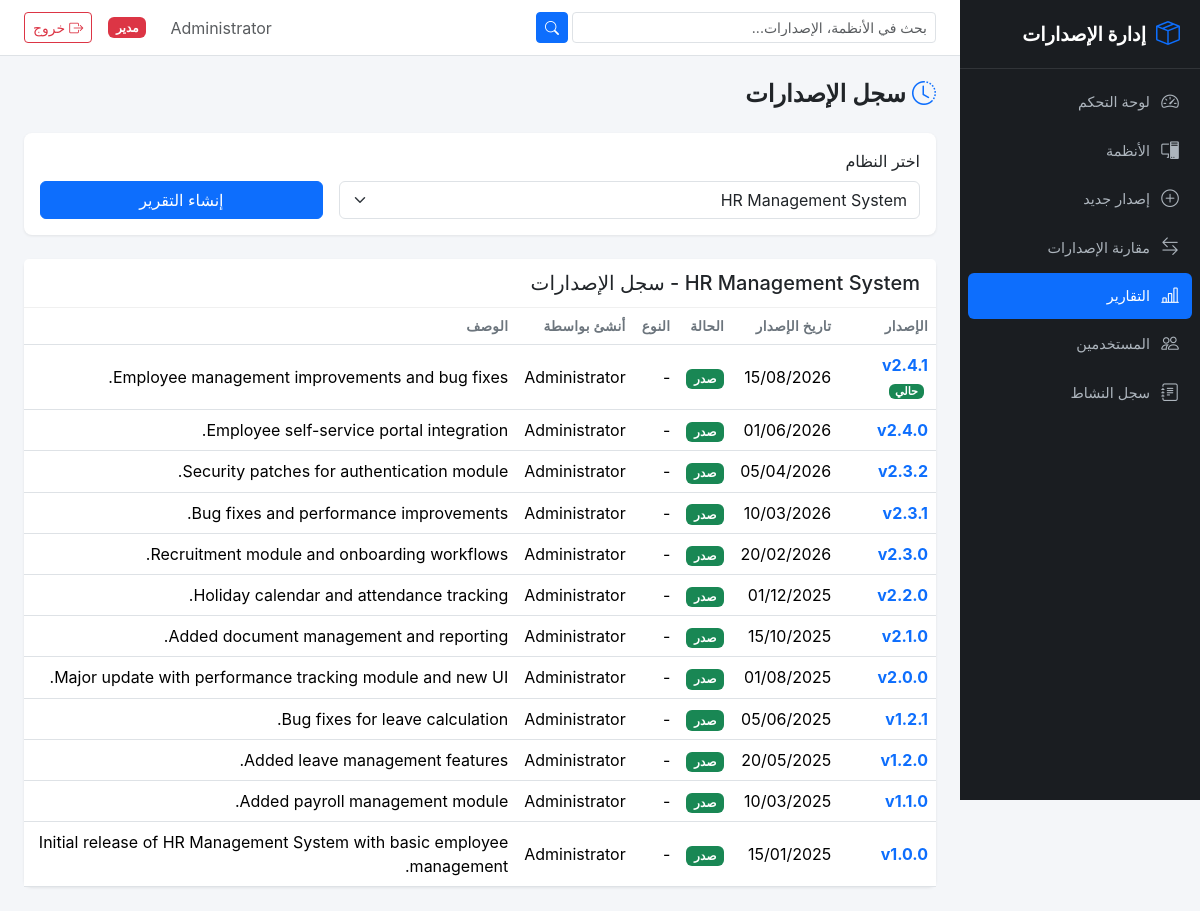
/reports/version-history?system_id=1 (signed in), run on the app's committed database.
### app/models/user.py (models this page shows, shortened)
class User(UserMixin, db.Model):
    __tablename__ = 'users'
    id = db.Column(db.Integer, primary_key=True)
    username = db.Column(db.String(80), unique=True, nullable=False, index=True)
    email = db.Column(db.String(120), unique=True, nullable=False)
    password_hash = db.Column(db.String(256), nullable=False)
    full_name = db.Column(db.String(150), nullable=False)
    role = db.Column(db.String(20), nullable=False, default='user')
    is_active = db.Column(db.Boolean, default=True, nullable=False)
    created_at = db.Column(db.DateTime, default=lambda: datetime.now(timezone.utc))
    updated_at = db.Column(db.DateTime, default=lambda: datetime.now(timezone.utc),
                           onupdate=lambda: datetime.now(timezone.utc))
    @property
    def is_admin(self):
        return self.role == 'admin'

### app/models/version.py (models this page shows, shortened)
class Version(db.Model):
    __tablename__ = 'versions'
    id = db.Column(db.Integer, primary_key=True)
    system_id = db.Column(db.Integer, db.ForeignKey('systems.id'), nullable=False, index=True)
    version_number = db.Column(db.String(50), nullable=False)
    major = db.Column(db.Integer, nullable=False, default=0)
    minor = db.Column(db.Integer, nullable=False, default=0)
    patch = db.Column(db.Integer, nullable=False, default=0)
    version_type = db.Column(db.String(20), nullable=True)
    status = db.Column(db.String(20), nullable=False, default='Draft')
    release_date = db.Column(db.Date, nullable=True)
    description = db.Column(db.Text, nullable=True)
    notes = db.Column(db.Text, nullable=True)
    responsible_person = db.Column(db.String(150), nullable=True)
    created_by = db.Column(db.Integer, db.ForeignKey('users.id'), nullable=True)
    created_at = db.Column(db.DateTime, default=lambda: datetime.now(timezone.utc))
    updated_at = db.Column(db.DateTime, default=lambda: datetime.now(timezone.utc),
                           onupdate=lambda: datetime.now(timezone.utc))
    changes = db.relationship('VersionChange', backref='version', lazy='dynamic',
                              order_by='VersionChange.id')
    attachments = db.relationship('Attachment', backref='version', lazy='dynamic')
    creator = db.relationship('User', backref='created_versions', foreign_keys=[created_by])
    __table_args__ = (
        db.UniqueConstraint('system_id', 'version_number', name='uq_system_version'),
    )
    @property
    def is_current(self):
        if self.status != 'Released':
            return False
        from app.models.system import System
        system = System.query.get(self.system_id)
        if not system:
            return False
        cv = system.current_version
        return cv is not None and cv.id == self.id

### app/routes/reports.py (the view)
@reports_bp.route('/version-history', methods=['GET', 'POST'])
@login_required
def version_history():
    systems = System.query.order_by(System.name).all()
    data = None
    selected_system_id = None
    if request.method == 'POST':
        selected_system_id = request.form.get('system_id', type=int)
    else:
        selected_system_id = request.args.get('system_id', type=int)
    if selected_system_id:
        data = ReportService.version_history_report(selected_system_id)
    return render_template('reports/version_history.html',
                           systems=systems,
                           data=data,
                           selected_system_id=selected_system_id)

### app/models/system.py (called while the page is built)
    @property
    def current_version(self):
        from app.models.version import Version
        return self.versions.filter_by(status='Released').order_by(
            Version.release_date.desc(), Version.id.desc()
        ).first()

### app/services/report_service.py (called while the page is built)
    @staticmethod
    def version_history_report(system_id):
        system = System.query.get(system_id)
        if not system:
            return None
        versions = system.versions.order_by(Version.release_date.desc().nullslast(),
                                            Version.created_at.desc()).all()
        return {
            'system': system,
            'versions': versions,
        }

### app/templates/reports/version_history.html (shortened to what this page needs)
{% extends "base.html" %}
{% block content %}
<div class="page-header">
    <h1><i class="bi bi-clock-history"></i> سجل الإصدارات</h1>
</div>
<div class="card mb-4">
    <div class="card-body">
        <form method="POST" action="{{ url_for('reports.version_history') }}" class="row g-3 align-items-end">
            <div class="col-md-8">
                <label for="system_id" class="form-label">اختر النظام</label>
                <select class="form-select" id="system_id" name="system_id" required>
                    {% for sys in systems %}
                    <option value="{{ sys.id }}" {% if selected_system_id == sys.id %}selected{% endif %}>{{ sys.name }}</option>
                    {% endfor %}
                </select>
            </div>
            <div class="col-md-4">
                <button type="submit" class="btn btn-primary w-100">إنشاء التقرير</button>
            </div>
        </form>
    </div>
</div>
{% if data %}
<div class="card">
    <div class="card-header">
        <h5 class="mb-0">{{ data.system.name }} - سجل الإصدارات</h5>
    </div>
    <div class="card-body p-0">
        <div class="table-responsive">
            <table class="table table-hover mb-0">
                <thead>
                    <tr>
                        <th>الإصدار</th>
                        <th>تاريخ الإصدار</th>
                        <th>الحالة</th>
                        <th>النوع</th>
                        <th>أنشئ بواسطة</th>
                        <th>الوصف</th>
                    </tr>
                </thead>
                <tbody>
                    {% for version in data.versions %}
                    <tr>
                        <td>
                            <a href="{{ url_for('versions.details', version_id=version.id) }}" class="fw-bold text-decoration-none">
                                v{{ version.version_number }}
                            </a>
                            {% if version.is_current %}
                                <span class="badge current-badge ms-1">حالي</span>
                            {% endif %}
                        </td>
                        <td>{{ version.release_date.strftime('%d/%m/%Y') if version.release_date else '-' }}</td>
                        <td>
                            <span class="badge bg-{{ 'success' if version.status == 'Released' else 'warning' if version.status == 'Draft' else 'secondary' }}">
                                {{ 'صدر' if version.status == 'Released' else 'مسودة' if version.status == 'Draft' else 'مؤرشف' }}
                            </span>
                        </td>
                        <td>{{ 'رئيسي' if version.version_type == 'Major' else 'فرعي' if version.version_type == 'Minor' else 'تصحيح' if version.version_type == 'Patch' else '-' }}</td>
                        <td>{{ version.creator.full_name if version.creator else '-' }}</td>
                        <td>{{ (version.description or '-')[:80] }}{% if version.description and version.description|length > 80 %}...{% endif %}</td>
                    </tr>
                    {% endfor %}
                </tbody>
            </table>
        </div>
    </div>
</div>
{% endif %}
{% endblock %}

### app/templates/base.html (shortened to what this page needs)
<!DOCTYPE html>
<html lang="ar" dir="rtl">
<head>
    <link href="https://cdn.jsdelivr.net/npm/bootstrap@5.3.3/dist/css/bootstrap.rtl.min.css" rel="stylesheet">
    <link href="https://cdn.jsdelivr.net/npm/bootstrap-icons@1.11.3/font/bootstrap-icons.min.css" rel="stylesheet">
    <link href="{{ url_for('static', filename='css/style.css') }}" rel="stylesheet">
</head>
<body>
    {% if current_user.is_authenticated %}
    <div class="d-flex">
        <nav class="sidebar" id="sidebar">
            <div class="sidebar-brand">
                <i class="bi bi-box-seam"></i>
                <span>إدارة الإصدارات</span>
            </div>
            <ul class="sidebar-nav">
                <li class="nav-item">
                    <a href="{{ url_for('dashboard.index') }}" class="nav-link {% if request.endpoint == 'dashboard.index' %}active{% endif %}">
                        <i class="bi bi-speedometer2"></i><span>لوحة التحكم</span>
                    </a>
                </li>
                <li class="nav-item">
                    <a href="{{ url_for('systems.index') }}" class="nav-link {% if 'systems' in request.endpoint %}active{% endif %}">
                        <i class="bi bi-pc-display"></i><span>الأنظمة</span>
                    </a>
                </li>
                <li class="nav-item">
                    <a href="{{ url_for('versions.create') }}" class="nav-link {% if request.endpoint == 'versions.create' %}active{% endif %}">
                        <i class="bi bi-plus-circle"></i><span>إصدار جديد</span>
                    </a>
                </li>
                <li class="nav-item">
                    <a href="{{ url_for('versions.compare') }}" class="nav-link {% if request.endpoint == 'versions.compare' %}active{% endif %}">
                        <i class="bi bi-arrow-left-right"></i><span>مقارنة الإصدارات</span>
                    </a>
                </li>
                <li class="nav-item">
                    <a href="{{ url_for('reports.index') }}" class="nav-link {% if 'reports' in request.endpoint %}active{% endif %}">
                        <i class="bi bi-bar-chart-line"></i><span>التقارير</span>
                    </a>
                </li>
                {% if current_user.is_admin %}
                <li class="nav-item">
                    <a href="{{ url_for('users.index') }}" class="nav-link {% if 'users' in request.endpoint %}active{% endif %}">
                        <i class="bi bi-people"></i><span>المستخدمين</span>
                    </a>
                </li>
                <li class="nav-item">
                    <a href="{{ url_for('audit.index') }}" class="nav-link {% if 'audit' in request.endpoint %}active{% endif %}">
                        <i class="bi bi-journal-text"></i><span>سجل النشاط</span>
                    </a>
                </li>
                {% endif %}
            </ul>
        </nav>
        <div class="main-content">
            <nav class="topbar">
                <form class="topbar-search d-none d-md-flex" action="{{ url_for('systems.index') }}" method="GET">
                    <input type="text" name="search" class="form-control form-control-sm" placeholder="بحث في الأنظمة، الإصدارات..." value="{{ request.args.get('search', '') }}">
                    <button type="submit" class="btn btn-sm btn-primary ms-1"><i class="bi bi-search"></i></button>
                </form>
                <div class="topbar-right">
                    <span class="text-muted me-3 d-none d-md-inline">{{ current_user.full_name }}</span>
                    {% if current_user.is_admin %}
                    <span class="badge bg-danger me-2">مدير</span>
                    {% endif %}
                    <a href="{{ url_for('auth.logout') }}" class="btn btn-sm btn-outline-danger">
                        <i class="bi bi-box-arrow-right"></i> خروج
                    </a>
                </div>
            </nav>
            <div class="content-wrapper">
                {% block content %}{% endblock %}
            </div>
        </div>
    </div>
    {% else %}
        {% block public_content %}{% endblock %}
    {% endif %}
</body>
</html>

### app/static/css/style.css (style rules this page uses)
:root { --sidebar-width: 240px; --sidebar-bg: #1a1d21; --sidebar-hover: #2d3136; --sidebar-active: #0d6efd; --topbar-height: 56px; --primary: #0d6efd; --body-bg: #f4f6f9; }
* { box-sizing: border-box; }
body { background: var(--body-bg); font-family: -apple-system, BlinkMacSystemFont, 'Segoe UI', Roboto, 'Helvetica Neue', Arial, sans-serif; margin: 0; }
[dir="rtl"] .sidebar { left: auto; right: 0; }
.sidebar { width: var(--sidebar-width); min-height: 100vh; background: var(--sidebar-bg); position: fixed; top: 0; left: 0; z-index: 1000; overflow-y: auto; transition: transform 0.3s ease; }
.sidebar-brand { display: flex; align-items: center; gap: 10px; padding: 16px 20px; font-size: 1.2rem; font-weight: 700; color: #fff; border-bottom: 1px solid rgba(255,255,255,0.1); }
.sidebar-brand i { font-size: 1.5rem; color: var(--primary); }
.sidebar-nav { list-style: none; padding: 8px 0; margin: 0; }
.sidebar-nav .nav-item { margin: 2px 8px; }
.sidebar-nav .nav-link { display: flex; align-items: center; gap: 10px; padding: 10px 12px; color: #adb5bd; text-decoration: none; border-radius: 6px; font-size: 0.9rem; transition: all 0.2s; }
.sidebar-nav .nav-link.active { background: var(--sidebar-active); color: #fff; }
.sidebar-nav .nav-link i { font-size: 1.1rem; width: 20px; text-align: center; }
[dir="rtl"] .main-content { margin-left: 0; margin-right: var(--sidebar-width); }
.main-content { margin-left: var(--sidebar-width); min-height: 100vh; }
.topbar { height: var(--topbar-height); background: #fff; border-bottom: 1px solid #dee2e6; display: flex; align-items: center; padding: 0 24px; position: sticky; top: 0; z-index: 999; }
.topbar-search { flex: 1; max-width: 400px; }
.topbar-right { display: flex; align-items: center; gap: 8px; margin-inline-start: auto; }
.content-wrapper { padding: 24px; }
.page-header { margin-bottom: 24px; display: flex; align-items: center; gap: 12px; }
.page-header h1 { font-size: 1.5rem; font-weight: 600; margin: 0; }
.page-header i { color: var(--primary); }
.current-badge { background: #198754; color: #fff; font-size: 0.7rem; font-weight: 700; padding: 2px 6px; animation: pulse 2s infinite; }
.table { margin-bottom: 0; }
.table th { font-weight: 600; font-size: 0.85rem; text-transform: uppercase; letter-spacing: 0.3px; color: #6c757d; border-bottom-width: 1px; }
.table td { vertical-align: middle; }
.card { border: none; box-shadow: 0 1px 3px rgba(0,0,0,0.08); border-radius: 8px; }
.card-header { background: #fff; border-bottom: 1px solid #f0f0f0; padding: 12px 16px; }

### data on the page
User: full_name "Administrator"
Version: version_number "2.4.1", shows "حالي", release_date "15/08/2026", status "صدر", version_type "-", creator "Administrator", description "Employee management improvements and bug fixes."
Version: version_number "2.4.0", release_date "01/06/2026", status "صدر", version_type "-", creator "Administrator", description "Employee self-service portal integration."
Version: version_number "2.3.2", release_date "05/04/2026", status "صدر", version_type "-", creator "Administrator", description "Security patches for authentication module."
Version: version_number "2.3.1", release_date "10/03/2026", status "صدر", version_type "-", creator "Administrator", description "Bug fixes and performance improvements."
Version: version_number "2.3.0", release_date "20/02/2026", status "صدر", version_type "-", creator "Administrator", description "Recruitment module and onboarding workflows."
Version: version_number "2.2.0", release_date "01/12/2025", status "صدر", version_type "-", creator "Administrator", description "Holiday calendar and attendance tracking."
Version: version_number "2.1.0", release_date "15/10/2025", status "صدر", version_type "-", creator "Administrator", description "Added document management and reporting."
Version: version_number "2.0.0", release_date "01/08/2025", status "صدر", version_type "-", creator "Administrator", description "Major update with performance tracking module and new UI."
Version: version_number "1.2.1", release_date "05/06/2025", status "صدر", version_type "-", creator "Administrator", description "Bug fixes for leave calculation."
Version: version_number "1.2.0", release_date "20/05/2025", status "صدر", version_type "-", creator "Administrator", description "Added leave management features."
Version: version_number "1.1.0", release_date "10/03/2025", status "صدر", version_type "-", creator "Administrator", description "Added payroll management module."
Version: version_number "1.0.0", release_date "15/01/2025", status "صدر", version_type "-", creator "Administrator", description "Initial release of HR Management System with basic employee management."

### other printed values
form field system_id "HR Management System"
